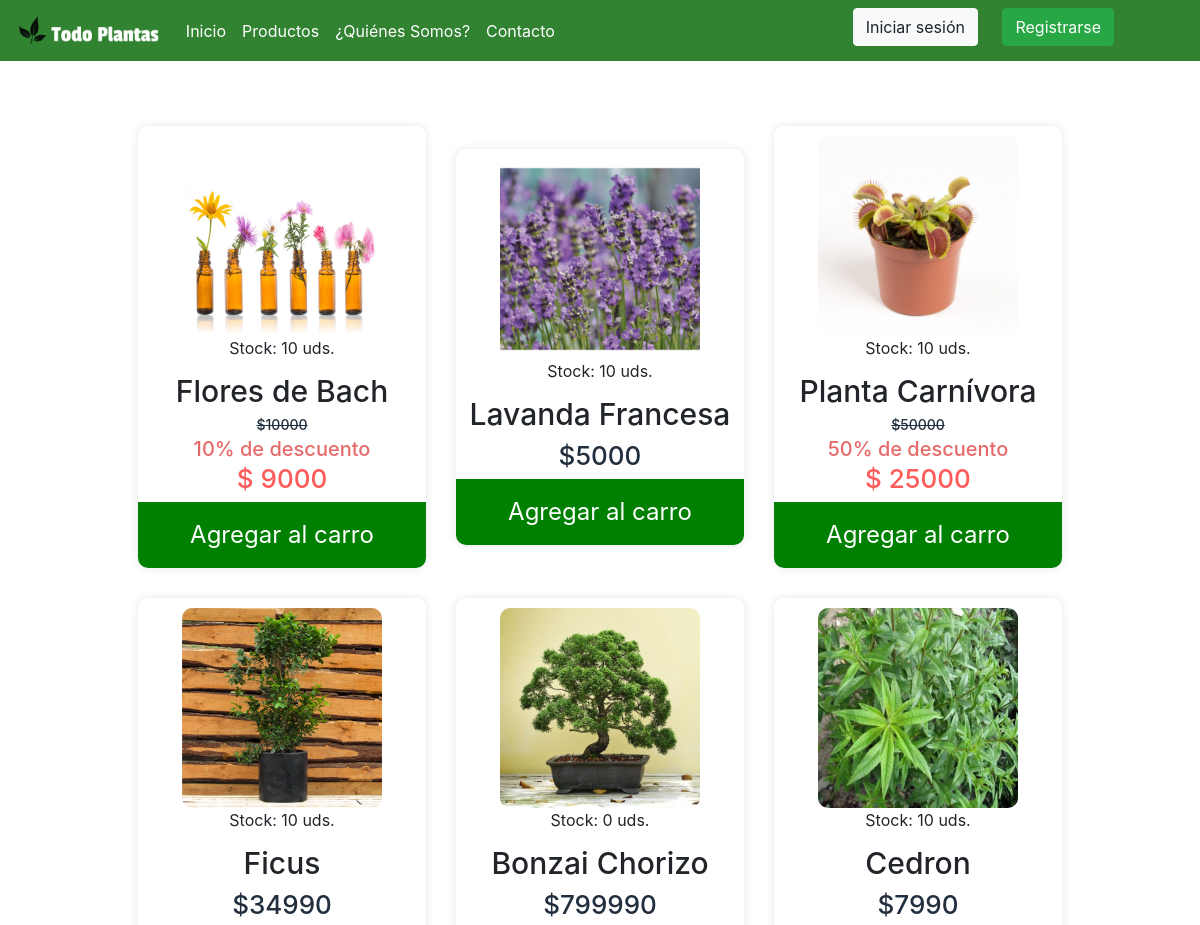
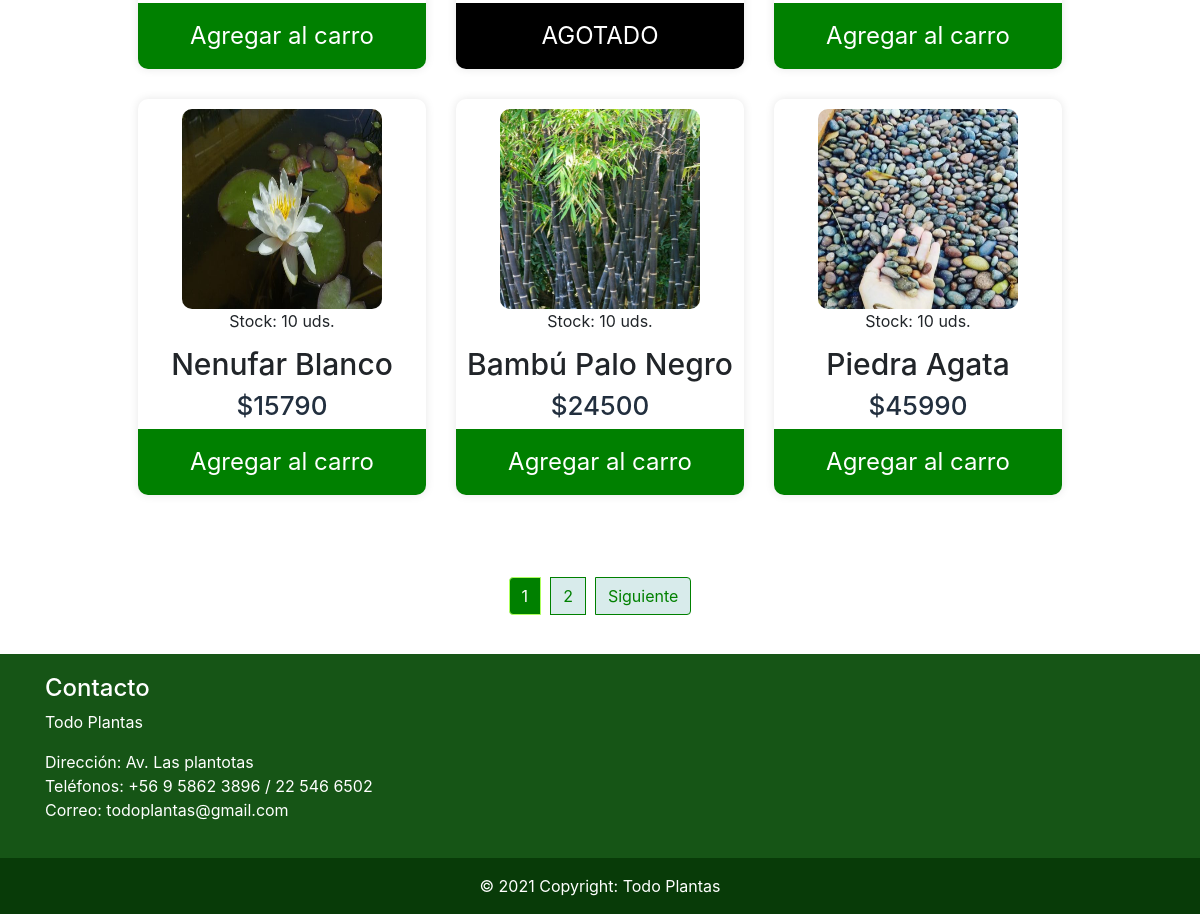
/productos/, run on an earlier commit of the app's database (2 pictures, top to bottom).
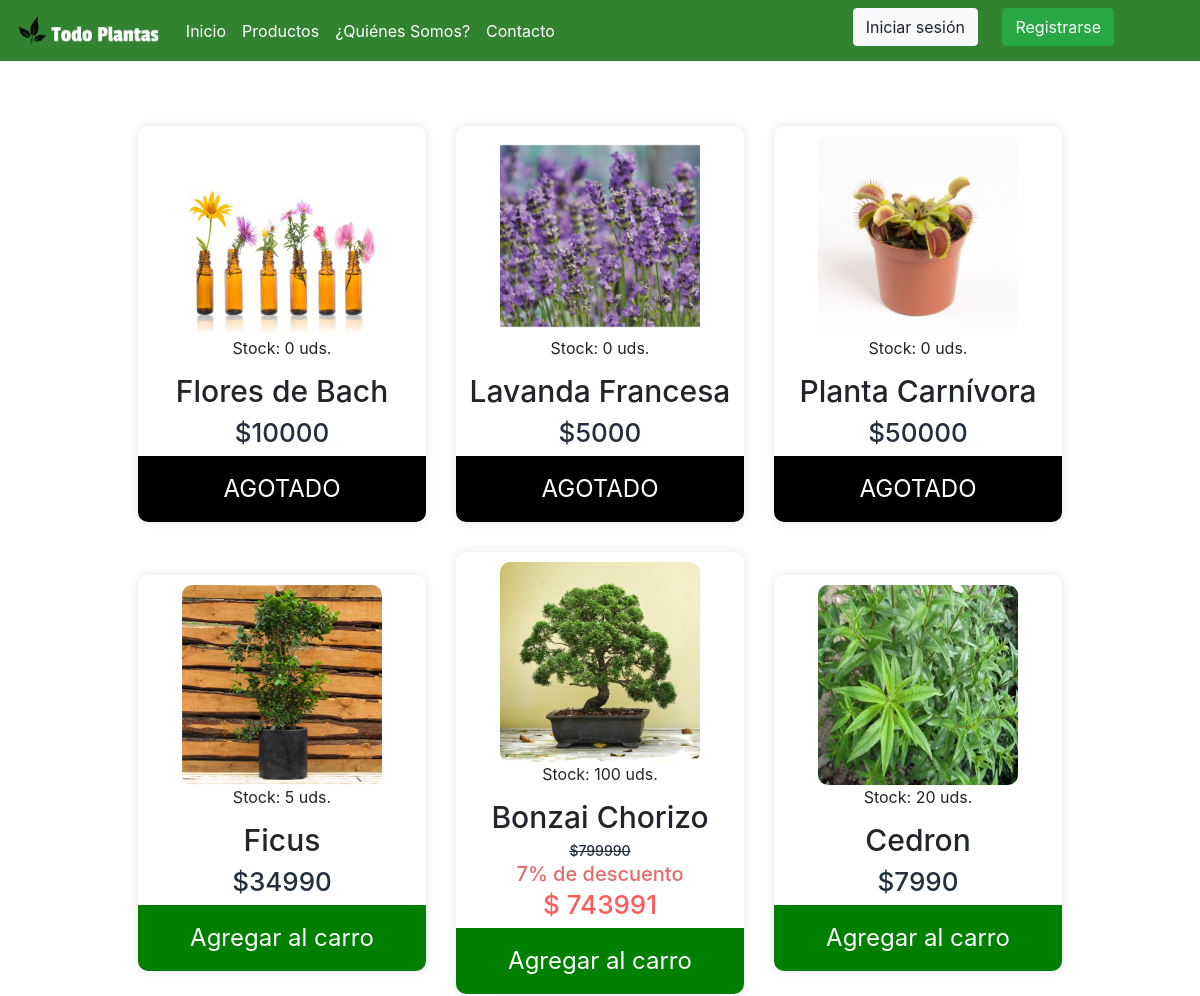
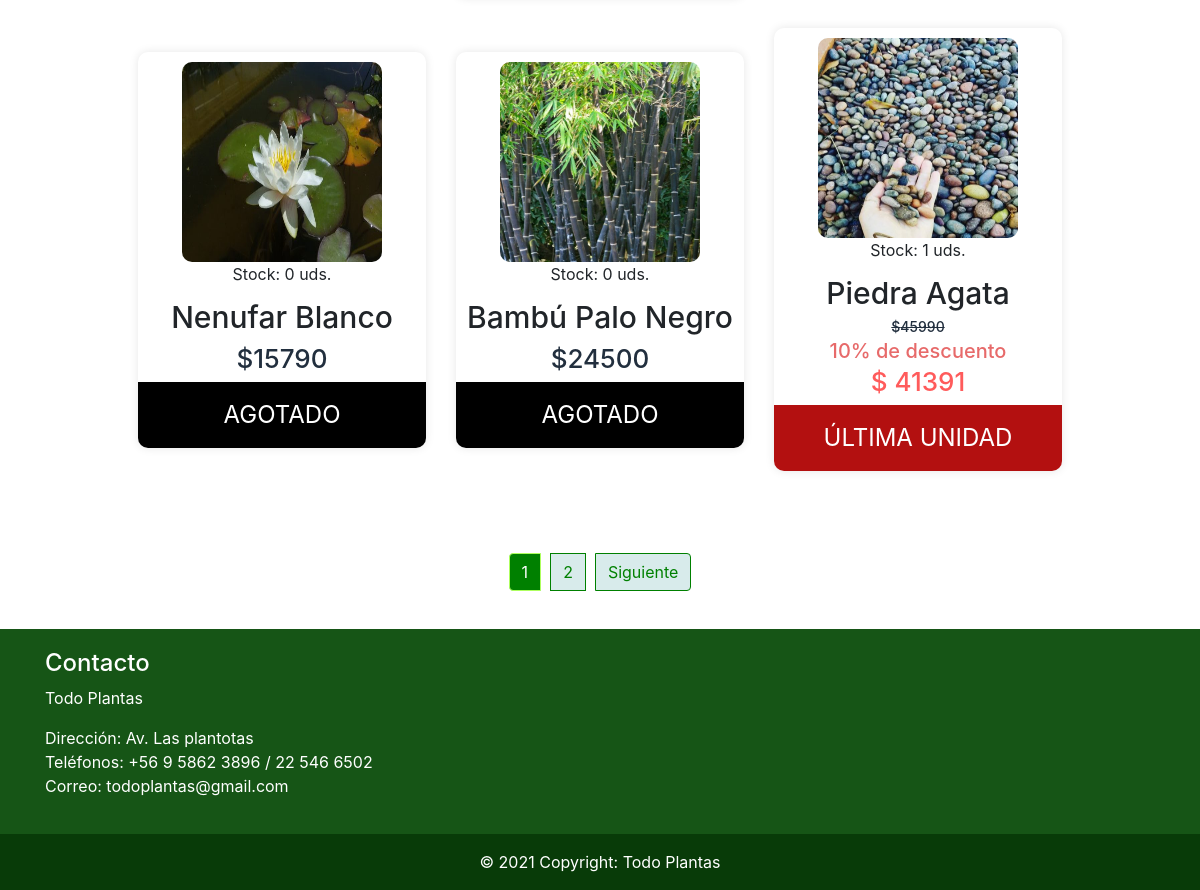
And on a later commit of the database (2 pictures, top to bottom).
### app/models.py (models this page shows, shortened)
class Producto(models.Model):
    nombre = models.CharField(max_length=40)
    precio = models.IntegerField()
    imagen = models.ImageField(null=True, blank=True, upload_to= "productos")
    descripcion = models.CharField(max_length=60)
    tipo = models.ForeignKey(TipoProducto, on_delete=models.CASCADE)
    fecha = models.DateField()
    descuento = models.IntegerField()
    stock = models.IntegerField()
    def calcular_descuento(self):
        if self.descuento > 0:
            des = round(self.precio - self.precio*((self.descuento )/100))
        return des

### app/views.py (the view)
# urls.py: path('productos/', productos, name="productos"),
def productos(request):
    productoAll = Producto.objects.all()
    page = request.GET.get('page', 1)
    try:
        paginator = Paginator(productoAll, 9)
        productoAll = paginator.page(page)
    except:
        raise Http404
    datos = {
        'listaProductos' : productoAll,
        'paginator': paginator
    }
    return render(request, 'app/productos.html', datos)

### app/templates/app/productos.html (shortened to what this page needs)
{% extends 'app/base.html' %} {% load static %} {% block contenido %}
<div class="container-fluid cardfachera">
    <div class="row">
        <div class="gallery">
            {% for aux in listaProductos %}
            <div class="content">
                {% if aux.imagen %}
                <img src="{{aux.imagen.url}}">
                {% else %}
                <img src="{% static 'app/img/noimagen.jpg' %}">
                {% endif %}
                <h10>Stock: {{ aux.stock }} uds.</h10>
                <h3>{{ aux.nombre }}</h3>
                {% if aux.descuento > 0 %}
                <h6 style="text-decoration: line-through; font-size: 14px;"> ${{ aux.precio }}</h6>
                {% ifequal user.groups.all.0.name "Suscriptor" %}
                <h6 style="color: rgb(231, 106, 106); font-size: 20px;">{{ aux.descuento_suscriptor }}% de descuento de suscriptor</h6>
                {% else %}
                <h6 style="color: rgb(231, 106, 106); font-size: 20px;">{{ aux.descuento }}% de descuento</h6>
                {% endifequal %}
                {% ifequal user.groups.all.0.name "Suscriptor" %}
                <h6 style="color: rgb(255, 91, 91);">$ {{aux.calcular_descuento_sus}} </h6>
                {% else %}
                <h6 style="color: rgb(255, 91, 91);">$ {{ aux.calcular_descuento}} </h6>
                {% endifequal %}
                {% endif %}
                {% if aux.descuento == 0 %}
                {% if user.groups.all.0.name != "Suscriptor" %}
                <h6> ${{ aux.precio }}</h6>
                {% endif %}
                {% endif %}
                {% if aux.stock == 0 %}
                <button style="background-color: black;" class="buy-1">AGOTADO</button>
                {% elif aux.stock == 1 %}
                <button style="background-color: rgb(179, 16, 16);" class="buy-1">ÚLTIMA UNIDAD</button>
                {% else %}
                <button class="buy-1">Agregar al carro</button> {% endif %}
            </div>
            {% endfor %}
        </div>
    </div>
    <div style="margin-top: 1%; margin-bottom: 1.5%;">
        {% include 'app/paginator.html' %}
    </div>
</div>
{% endblock %}

### app/templates/app/base.html (shortened to what this page needs)
<!DOCTYPE html>
<html lang="en">
<head>
    {% load static %}
    <link rel="stylesheet" href="https://use.fontawesome.com/releases/v5.15.2/css/all.css" />
    <link rel="stylesheet" href="{% static 'app/css/style.css' %}">
    <link rel="stylesheet" href="https://maxcdn.bootstrapcdn.com/bootstrap/4.5.2/css/bootstrap.min.css">
    {% load pwa %} {% progressive_web_app_meta %}
</head>
<body>
    <nav class="navbar sticky-top navbar-expand-lg navbar-light " style="background-color: rgb(49, 131, 49); ">
        <a class="navbar-brand" href="{% url 'index' %}">
            <img src="{% static 'app/img/logo1.png' %}" height="35" alt="" loading="lazy" />
        </a>
        <div class="collapse navbar-collapse" id="navbarTogglerDemo03">
            <ul class="navbar-nav mr-auto mt-2 mt-lg-0 ">
                <li class="nav-item active">
                    <a class="nav-link" href="{% url 'index' %} " style="color: white;">Inicio <span class="sr-only">(current)</span></a>
                </li>
                <li class="nav-item">
                    <a class="nav-link" href="{% url 'productos' %}" style="color: white;">Productos</a>
                </li>
                <li class="nav-item">
                    <a class="nav-link" href="{% url 'quienessomos' %} " style="color: white;">¿Quiénes Somos?</a>
                </li>
                <li class="nav-item">
                    <a class="nav-link" href="{% url 'contacto' %} " style="color: white;">Contacto</a>
                </li>
            </ul>
            <ul class="navbar-nav" style="padding-right: 50px;">
                <li class="nav-item">
                    {% if user.is_authenticated %}
                    <a href="#" style="margin-right: 20px; color: white; text-decoration: none;">
            {{ user.username}}
          </a>
                    <a href="{% url 'logout' %}" class="btn btn-danger" style="margin-right: 20px; margin-bottom: 7px;">
            Cerrar sesión
          </a> {% else %}
                    <a href="{% url 'login' %}" class="btn btn-light" style="margin-right: 20px; margin-bottom: 7px;">
            Iniciar sesión
          </a>
                    <a href="{% url 'registro_usuario' %}" class="btn btn-success" style="margin-right: 20px; margin-bottom: 7px;">
            Registrarse
          </a>
                </li>
                {% endif %}
            </ul>
    </nav>
    {% block contenido %} {% endblock %}
    <footer class="footer ">
        <div class="container">
            <div class="row">
                <div class="col-sm-12 col-md-4 col-lg-4">
                    <h4>Contacto</h4>
                    <p>Todo Plantas</p>
                    <p>Dirección: Av. Las plantotas <br> Teléfonos: +56 9 5862 3896 / 22 546 6502
                        <br> Correo: todoplantas@gmail.com
                    </p>
                </div>
            </div>
        </div>
    </footer>
    <div class="copyright text-center p-3">
        © 2021 Copyright: Todo Plantas
    </div>
</body>
</html>

### app/templates/app/paginator.html (shortened to what this page needs)
{% if paginator.num_pages > 1%}
<div class="d-flex justify-content-center">
    <ul class="pagination" >
        {% for page in paginator.page_range %}
            {% if page < 7 or page == listaProductos.number %}
            <li class="page-item {% if page == listaProductos.number %}active{% endif %}">
                <a class="page-link" href="?page={{ page }}#pagtable">{{ page }}</a>
            </li>
            {% endif %}
        {% endfor %}
        {% if listaProductos.has_next %}
            <li class="page-item d-none d-sm-block">
                <a class="page-link" href="?page={{ listaProductos.next_page_number }}#pagtable">Siguiente</a>
            </li>
        {% endif %}
    </ul>
</div>
{% endif %}

### app/static/app/css/style.css (style rules this page uses)
.footer { padding: 20px; width: 100%; color: white; background-color: rgb(22, 85, 22); }
.copyright { background-color: rgb(8, 59, 8); color: white; width: 100%; }
.cardfachera h3 { text-align: center; font-size: 30px; margin-top: 1%; padding-top: 10px; }
.cardfachera a { text-decoration: none; }
.cardfachera .gallery { display: flex; flex-wrap: wrap; width: 100%; justify-content: center; align-items: center; margin: 50px 0; }
.cardfachera .content { width: 24%; margin: 15px; box-sizing: border-box; float: left; text-align: center; border-radius: 10px; border-top-right-radius: 10px; border-bottom-right-radius: 10px; padding-top: 10px; box-shadow: 0 0 10px rgba(0, 0, 0, 0.1); transition: .4s; }
.cardfachera img { width: 200px; height: 200px; text-align: center; margin: 0 auto; display: block; border-radius: 5%; }
.cardfachera h6 { font-size: 26px; text-align: center; color: #222f3e; margin-bottom: 1%; }
.cardfachera ul { list-style-type: none; display: flex; justify-content: center; align-items: center; padding: 0px; }
.cardfachera li { padding: 5px; }
.cardfachera button { text-align: center; font-size: 24px; color: #fff; width: 100%; padding: 15px; border: 0px; outline: none; cursor: pointer; margin-top: 5px; border-bottom-right-radius: 10px; border-bottom-left-radius: 10px; }
.cardfachera .buy-1 { background-color: green; }
.page-link { position: relative; display: block; padding: 0.5rem 0.75rem; margin-left: -1px; line-height: 1.25; color: #003C00; background-color: #D8EBEB; border: 1px solid #346767; }
.page-item.active .page-link { z-index: 1; color: #fff; background-color: #003C00; border-color: #AEFF5E; }

### app/templates/app/paginator.html (style rules this page uses)
.page-link { position: relative; display: block; padding: 0.5rem 0.75rem; margin-left: -1px; line-height: 1.25; color: green; background-color: #D8EBEB; border: 1px solid green; }
.page-item.active .page-link { z-index: 1; color: #fff; background-color: green; border-color: #AEFF5E; }

What changed in the data, as far as the page shows it:
changed Producto "Flores de Bach": stock "10" → "0"; descuento "10" → (not shown); calcular_descuento "9000" → (not shown); stock "Agregar al carro" → "AGOTADO"
changed Producto "Lavanda Francesa": stock "10" → "0"; stock "Agregar al carro" → "AGOTADO"
changed Producto "Planta Carnívora": stock "10" → "0"; descuento "50" → (not shown); calcular_descuento "25000" → (not shown); stock "Agregar al carro" → "AGOTADO"
changed Producto "Ficus": stock "10" → "5"
changed Producto "Bonzai Chorizo": stock "0" → "100"; descuento (not shown) → "7"; calcular_descuento (not shown) → "743991"; stock "AGOTADO" → "Agregar al carro"
changed Producto "Cedron": stock "10" → "20"
changed Producto "Nenufar Blanco": stock "10" → "0"; stock "Agregar al carro" → "AGOTADO"
changed Producto "Bambú Palo Negro": stock "10" → "0"; stock "Agregar al carro" → "AGOTADO"
changed Producto "Piedra Agata": stock "10" → "1"; descuento (not shown) → "10"; calcular_descuento (not shown) → "41391"; stock "Agregar al carro" → "ÚLTIMA UNIDAD"
